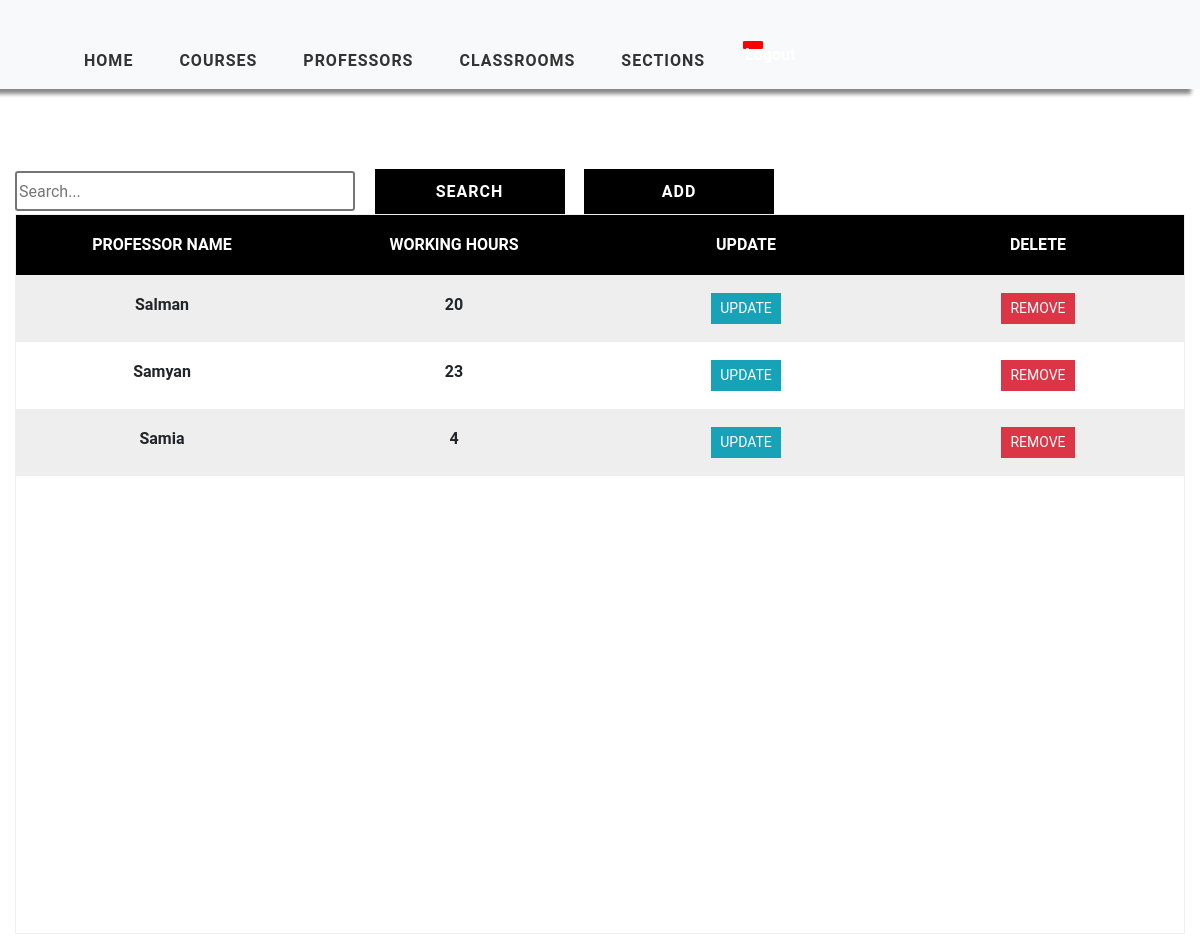
Before: /professor_view/ (signed in) with the older database file.
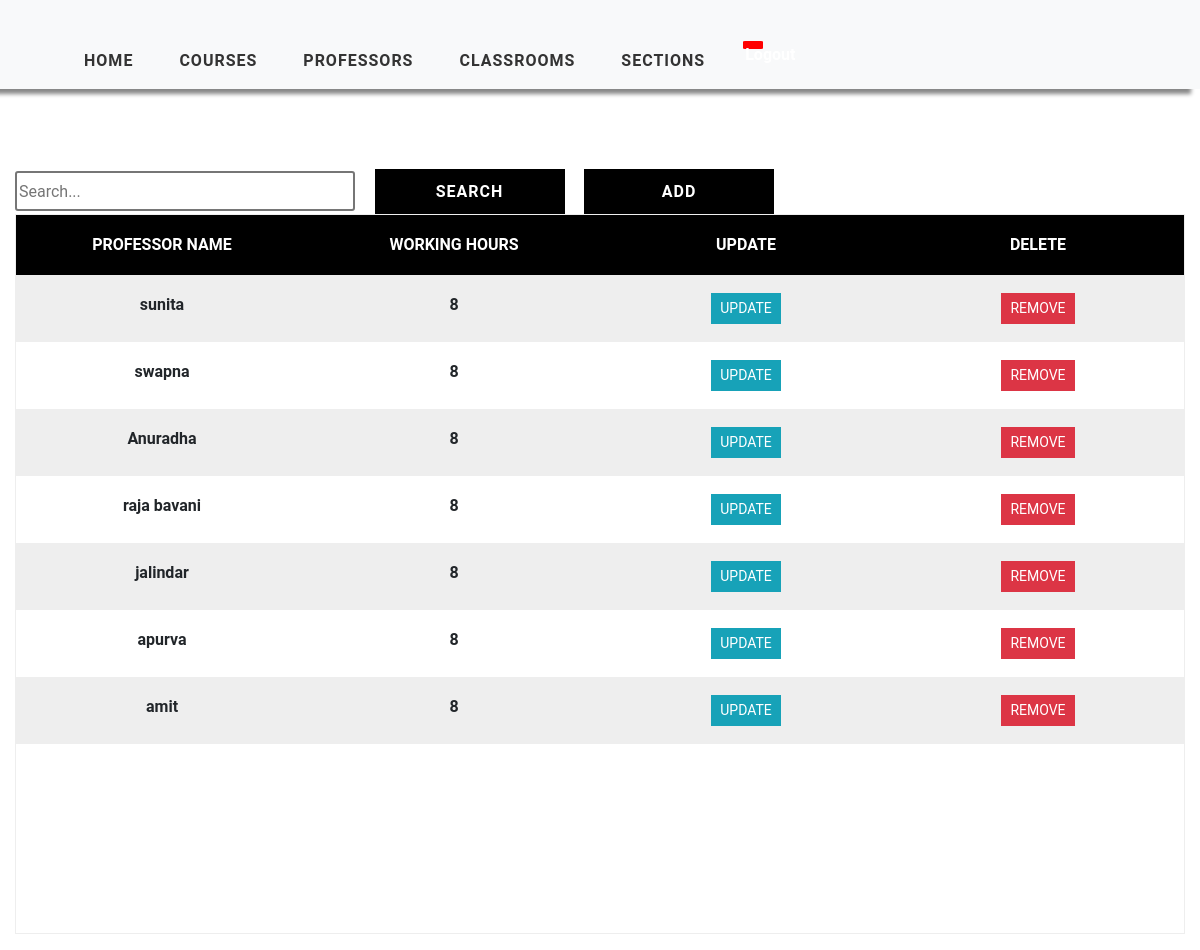
After: the same page with the newer database file.
### timetableapp/models.py (models this page shows, shortened)
class Professor(models.Model):
    professor_id = models.CharField(max_length=2000,primary_key=True)
    professor_name = models.CharField(max_length=2000, null=True)
    working_hours = models.IntegerField(null=True)
    available_hours = models.IntegerField(null=True)

### timetableapp/views.py (the view)
# urls.py: path('professor_view/', views.ProfessorTable, name='professor_view'),
@login_required(login_url='login')
def ProfessorTable(request):
    professor1 = Professor.objects.all()
    context = {'professor1': professor1}
    return render(request, 'timetableapp/ProfessorTable.html', context)

### timetableapp/templates/timetableapp/ProfessorTable.html
{% extends 'timetableapp/main.html' %}
{% load static %}
{% block content %}
    <div class="container-fluid">
    <div class="search">
        <input type="text" class="searchbox" placeholder="Search...">
        <input type="submit" value="Search" class="searchButton">
        <a href="{% url 'add-professor' %}"><button class="searchButton">Add </button></a>
    </div>
        <div class="table  text-center">
            <div class="table-header">
                <div class="header__item filter__link">
                   Professor Name
                </div>
                <div class="header__item filter__link">
                  Working Hours
                </div>
                <div class="header__item filter__link">
                    Update
                </div>
                <div class="header__item filter__link">
                    Delete
                </div>
            </div>
            <div class="tab-content">
                {% for prof in professor1 %}
                <div class="table-row text-center">
                    <div class="table-data">
                        {{ prof.professor_name }}
                    </div>
                    <div class="table-data">
                        {{ prof.working_hours}}
                    </div>
                    <div class="table-data">
                       <a href="{% url 'update-professor' prof.professor_id %}" class="btn btn-sm btn-info">Update</a>
                    </div>
                    <div class="table-data">
                       <a href="{% url 'delete-professor' prof.professor_id %}" class="btn btn-sm btn-danger" >Remove</a>
                    </div>
                </div>
                {% endfor %}
            </div>
        </div>
    </div>
{% endblock %}

Changed rows visible on the page:
changed Professor: professor_name "Salman" → "sunita"; working_hours "20" → "8"
changed Professor: professor_name "Samyan" → "swapna"; working_hours "23" → "8"
changed Professor: professor_name "Samia" → "Anuradha"; working_hours "4" → "8"
added Professor: professor_name "raja bavani", working_hours "8"
added Professor: professor_name "jalindar", working_hours "8"
added Professor: professor_name "apurva", working_hours "8"
added Professor: professor_name "amit", working_hours "8"
